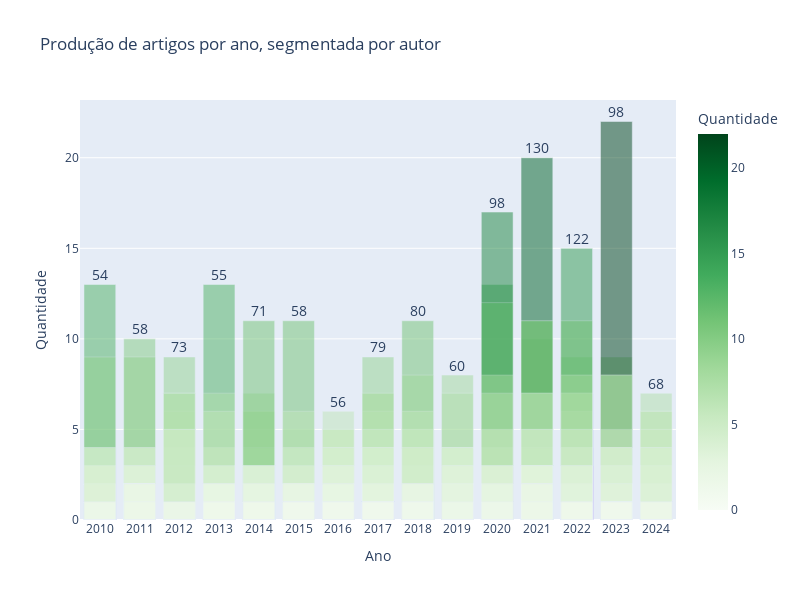

Notebook source saved alongside this figure:
### Code cell
# Modos possíveis ['stack', 'group', 'overlay', 'relative']
plotador = PlotadorProducao(df_publ_pesq_anos)
plotador.plotar_barras('overlay')

### Figure 1 — Plotly figure (JSON) as saved in the notebook; plotly's stock layout.template omitted (floating-point values rounded to 4 significant figures; data arrays with more than 128 entries replaced by an {"elided": "..."} marker saying what was removed)
{"data": [{"alignmentgroup": "True", "hovertemplate": "Ano=%{x}<br>Quantidade=%{marker.color}<extra></extra>", "legendgroup": "", "marker": {"color": {"elided": "600 int values"}, "coloraxis": "coloraxis", "opacity": 0.5, "pattern": {"shape": ""}}, "name": "", "offsetgroup": "", "orientation": "v", "showlegend": false, "textposition": "auto", "type": "bar", "x": {"elided": "600 str values"}, "xaxis": "x", "y": {"elided": "600 int values"}, "yaxis": "y"}], "layout": {"annotations": [{"font": {"size": 14}, "showarrow": false, "text": "54", "x": 0, "y": 13, "yshift": 10}, {"font": {"size": 14}, "showarrow": false, "text": "58", "x": 1, "y": 10, "yshift": 10}, {"font": {"size": 14}, "showarrow": false, "text": "73", "x": 2, "y": 9, "yshift": 10}, {"font": {"size": 14}, "showarrow": false, "text": "55", "x": 3, "y": 13, "yshift": 10}, {"font": {"size": 14}, "showarrow": false, "text": "71", "x": 4, "y": 11, "yshift": 10}, {"font": {"size": 14}, "showarrow": false, "text": "58", "x": 5, "y": 11, "yshift": 10}, {"font": {"size": 14}, "showarrow": false, "text": "56", "x": 6, "y": 6, "yshift": 10}, {"font": {"size": 14}, "showarrow": false, "text": "79", "x": 7, "y": 9, "yshift": 10}, {"font": {"size": 14}, "showarrow": false, "text": "80", "x": 8, "y": 11, "yshift": 10}, {"font": {"size": 14}, "showarrow": false, "text": "60", "x": 9, "y": 8, "yshift": 10}, {"font": {"size": 14}, "showarrow": false, "text": "98", "x": 10, "y": 17, "yshift": 10}, {"font": {"size": 14}, "showarrow": false, "text": "130", "x": 11, "y": 20, "yshift": 10}, {"font": {"size": 14}, "showarrow": false, "text": "122", "x": 12, "y": 15, "yshift": 10}, {"font": {"size": 14}, "showarrow": false, "text": "98", "x": 13, "y": 22, "yshift": 10}, {"font": {"size": 14}, "showarrow": false, "text": "68", "x": 14, "y": 7, "yshift": 10}], "barmode": "overlay", "coloraxis": {"colorbar": {"title": {"text": "Quantidade"}}, "colorscale": [[0, "rgb(247,252,245)"], [0.125, "rgb(229,245,224)"], [0.25, "rgb(199,233,192)"], [0.375, "rgb(161,217,155)"], [0.5, "rgb(116,196,118)"], [0.625, "rgb(65,171,93)"], [0.75, "rgb(35,139,69)"], [0.875, "rgb(0,109,44)"], [1, "rgb(0,68,27)"]]}, "height": 600, "legend": {"tracegroupgap": 0}, "showlegend": false, "title": {"text": "Produção de artigos por ano, segmentada por autor"}, "width": 800, "xaxis": {"anchor": "y", "domain": [0, 1], "title": {"text": "Ano"}, "type": "category"}, "yaxis": {"anchor": "x", "domain": [0, 1], "title": {"text": "Quantidade"}}}}
